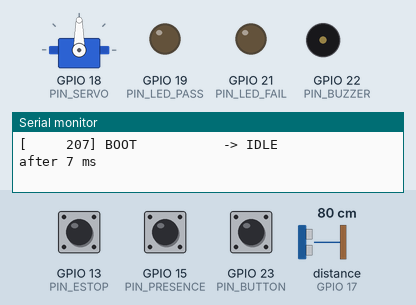
Recording of a program running on a simulated ESP32. Shown: servo, output pins drawn as LEDs (lit = HIGH), buzzer (waves = sounding), the last lines printed to the serial monitor. The test bench sets the inputs (shaded band); at power-on: GPIO 15 (PIN_PRESENCE) HIGH, GPIO 13 (PIN_ESTOP) HIGH, GPIO 23 (PIN_BUTTON) HIGH, distance to the obstacle (sensor on GPIO 17) 80 cm. The echo pulse lasts 58.3 µs per cm; pins used as bus, display or sensor lines are not drawn.

Above: at 1.4 s.
1.5 s: GPIO 15 (PIN_PRESENCE) pulled LOW for 1 s
At 2.08 s:
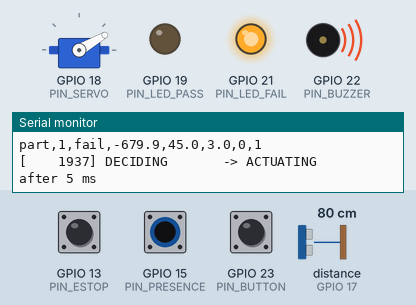
4.0 s: GPIO 13 (PIN_ESTOP) pulled LOW for 0.15 s
At 5.2 s:
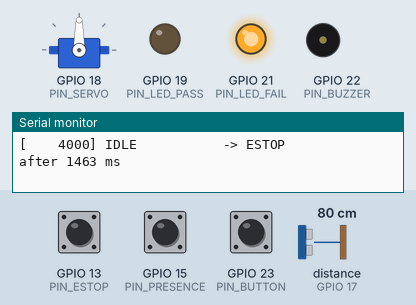
5.6 s: GPIO 23 (PIN_BUTTON) pulled LOW for 0.15 s
At 6.9 s:
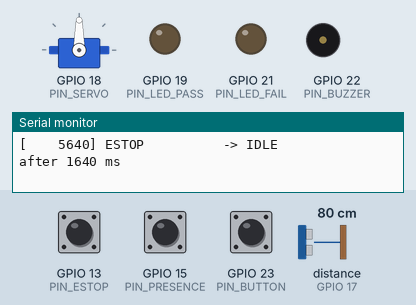
8.8 s: GPIO 13 (PIN_ESTOP) pulled LOW for 1 s
At 9.1 s:
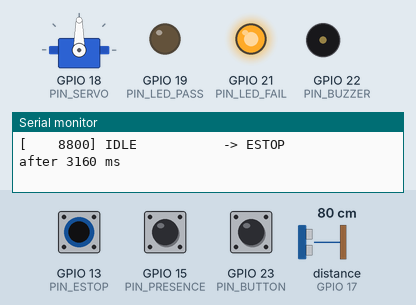
11.3 s: GPIO 23 (PIN_BUTTON) pulled LOW for 1 s
At 12.4 s:
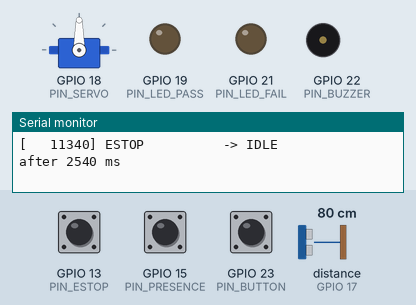
Timing chart, 0 to 14.3 s (numbered marks = the images above; inputs shaded):
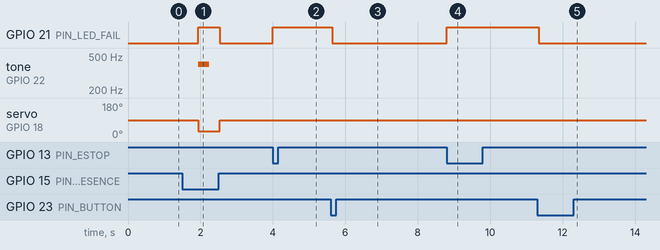

The program:

main.cpp
```cpp
#include <Arduino.h>
#include <ESP32Servo.h>

#include "config.h"
#include "inspection.h"

using inspection::Gate;
using inspection::Inputs;
using inspection::Limits;
using inspection::Machine;
using inspection::Outputs;
using inspection::State;

static Limits buildLimits() {
    Limits limits;
    limits.target_mm = TARGET_HEIGHT_MM;
    limits.tolerance_mm = TOLERANCE_MM;
    limits.sensor_offset_mm = SENSOR_OFFSET_MM;
    limits.settle_ms = SETTLE_MS;
    limits.sample_gap_ms = SAMPLE_GAP_MS;
    limits.measure_timeout_ms = MEASURE_TIMEOUT_MS;
    limits.actuator_ms = ACTUATOR_MS;
    limits.clear_timeout_ms = CLEAR_TIMEOUT_MS;
    limits.measure_samples = MEASURE_SAMPLES;
    return limits;
}

Servo gate;
static Machine machine(buildLimits());

static uint32_t lastTransitionAt = 0;
static State lastLoggedState = State::Boot;

static bool buttonStable = false;
static bool buttonRaw = false;
static uint32_t buttonChangedAt = 0;

static bool readResetButton(uint32_t now) {
    bool raw = digitalRead(PIN_BUTTON) == LOW;

    if (raw != buttonRaw) {
        buttonRaw = raw;
        buttonChangedAt = now;
        return false;
    }
    if (now - buttonChangedAt < DEBOUNCE_MS) {
        return false;
    }
    if (raw != buttonStable) {
        buttonStable = raw;
        return buttonStable;
    }
    return false;
}

static float readDistanceMm() {
    digitalWrite(PIN_TRIG, LOW);
    delayMicroseconds(3);
    digitalWrite(PIN_TRIG, HIGH);
    delayMicroseconds(10);
    digitalWrite(PIN_TRIG, LOW);

    unsigned long us = pulseIn(PIN_ECHO, HIGH, ECHO_TIMEOUT_US);
    if (us == 0) {
        return NAN;
    }
    return (us * 0.343f) / 2.0f;
}

static void applyOutputs(const Outputs &out) {
    switch (out.gate) {
        case Gate::Accept: gate.write(SERVO_PASS_DEG); break;
        case Gate::Reject: gate.write(SERVO_REJECT_DEG); break;
        case Gate::Home:   gate.write(SERVO_HOME_DEG); break;
    }

    digitalWrite(PIN_LED_PASS, out.led_pass ? HIGH : LOW);
    digitalWrite(PIN_LED_FAIL, out.led_fail ? HIGH : LOW);

    if (out.buzzer_ms > 0) {
        tone(PIN_BUZZER, out.buzzer_hz, out.buzzer_ms);
    }
}

static void logTransition(uint32_t now) {
    Serial.printf("[%8lu] %-14s -> %-14s after %lu ms\n",
                  static_cast<unsigned long>(now),
                  inspection::name(lastLoggedState),
                  inspection::name(machine.state()),
                  static_cast<unsigned long>(now - lastTransitionAt));

    if (machine.state() == State::Fault) {
        Serial.printf("[%8lu] fault %lu: %s\n",
                      static_cast<unsigned long>(now),
                      static_cast<unsigned long>(machine.counters().faults),
                      inspection::name(machine.fault()));
    }

    lastLoggedState = machine.state();
    lastTransitionAt = now;
}

static void reportPart() {
    const inspection::Counters &counters = machine.counters();
    Serial.printf("part,%lu,%s,%.1f,%.1f,%.1f,%lu,%lu\n",
                  static_cast<unsigned long>(counters.total),
                  machine.last_verdict_pass() ? "pass" : "fail",
                  machine.last_height_mm(),
                  TARGET_HEIGHT_MM,
                  TOLERANCE_MM,
                  static_cast<unsigned long>(counters.passed),
                  static_cast<unsigned long>(counters.failed));
}

void setup() {
    Serial.begin(115200);
    delay(200);

    pinMode(PIN_PRESENCE, INPUT_PULLUP);
    pinMode(PIN_BUTTON, INPUT_PULLUP);
    pinMode(PIN_ESTOP, INPUT_PULLUP);
    pinMode(PIN_TRIG, OUTPUT);
    pinMode(PIN_ECHO, INPUT);
    pinMode(PIN_LED_PASS, OUTPUT);
    pinMode(PIN_LED_FAIL, OUTPUT);
    pinMode(PIN_BUZZER, OUTPUT);

    gate.setPeriodHertz(50);
    gate.attach(PIN_SERVO, 500, 2400);
    gate.write(SERVO_HOME_DEG);

    digitalWrite(PIN_LED_PASS, LOW);
    digitalWrite(PIN_LED_FAIL, LOW);

    uint32_t now = millis();
    machine.begin(now);
    lastTransitionAt = now;
    lastLoggedState = machine.state();

    Serial.println();
    Serial.println("inspection station ready");
    Serial.printf("target %.1f mm, tolerance +/- %.1f mm\n", TARGET_HEIGHT_MM, TOLERANCE_MM);
    Serial.println("csv columns: part,index,verdict,measured_mm,target_mm,tolerance_mm,passed,failed");
}

void loop() {
    uint32_t now = millis();

    if (machine.wants_sample(now)) {
        machine.push_sample(now, readDistanceMm());
    }

    Inputs in;
    in.now_ms = now;
    in.part_present = digitalRead(PIN_PRESENCE) == LOW;
    in.estop_active = digitalRead(PIN_ESTOP) == LOW;
    in.reset_pressed = readResetButton(now);

    Outputs out = machine.step(in);

    applyOutputs(out);

    if (out.report_part) {
        reportPart();
    }
    if (out.state_changed) {
        logTransition(now);
    }
}
```

config.h
```cpp
#pragma once

#define PIN_PRESENCE      15
#define PIN_TRIG          16
#define PIN_ECHO          17
#define PIN_SERVO         18
#define PIN_LED_PASS      19
#define PIN_LED_FAIL      21
#define PIN_BUZZER        22
#define PIN_BUTTON        23
#define PIN_ESTOP         13

#define SERVO_HOME_DEG        90
#define SERVO_PASS_DEG        150
#define SERVO_REJECT_DEG      30

#define TARGET_HEIGHT_MM      45.0f
#define TOLERANCE_MM          3.0f

#define SETTLE_MS             250
#define MEASURE_SAMPLES       7
#define SAMPLE_GAP_MS         30
#define ACTUATOR_MS           600
#define CLEAR_TIMEOUT_MS      5000
#define MEASURE_TIMEOUT_MS    2000
#define DEBOUNCE_MS           40

#define ECHO_TIMEOUT_US       25000
#define SENSOR_OFFSET_MM      120.0f
```

Measured:
- after the input at 1.5 s, GPIO 21 (PIN_LED_FAIL): LOW → HIGH after 0.44 s, → LOW 0.60 s later; tone on GPIO 22 (PIN_BUZZER): silent → 400 Hz after 0.44 s, → silent 0.30 s later; servo on GPIO 18 (PIN_SERVO): 90° → 30° after 0.44 s, → 90° 0.60 s later
- after the input at 4.0 s, GPIO 21 (PIN_LED_FAIL): LOW → HIGH at once
- after the input at 5.6 s, GPIO 21 (PIN_LED_FAIL): HIGH → LOW at once
- after the input at 8.8 s, GPIO 21 (PIN_LED_FAIL): LOW → HIGH at once
- after the input at 11.3 s, GPIO 21 (PIN_LED_FAIL): HIGH → LOW at once
